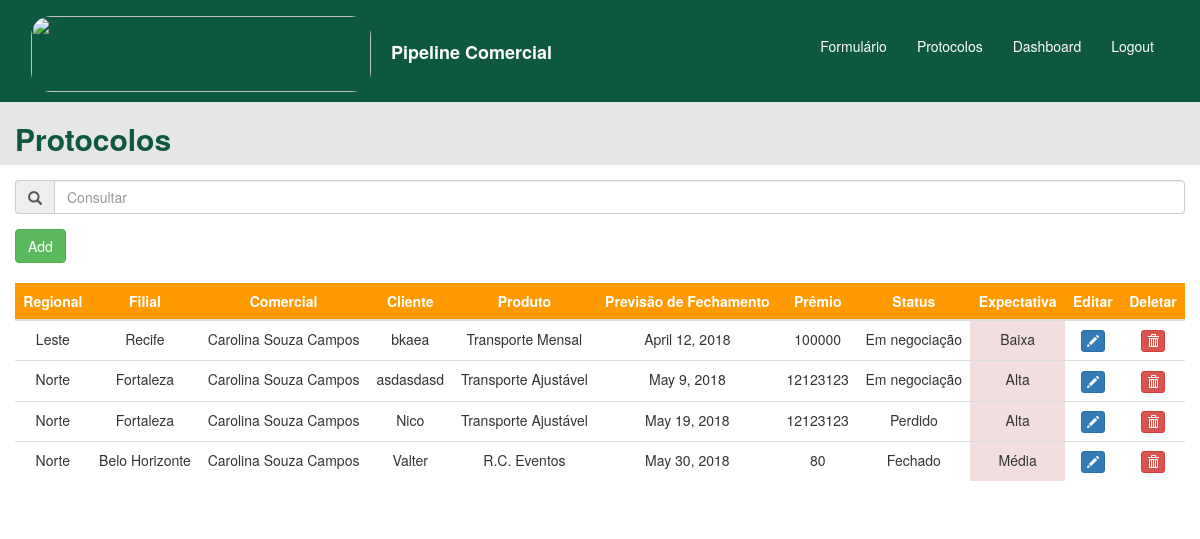
Page /protocolos/ on the earlier database version.
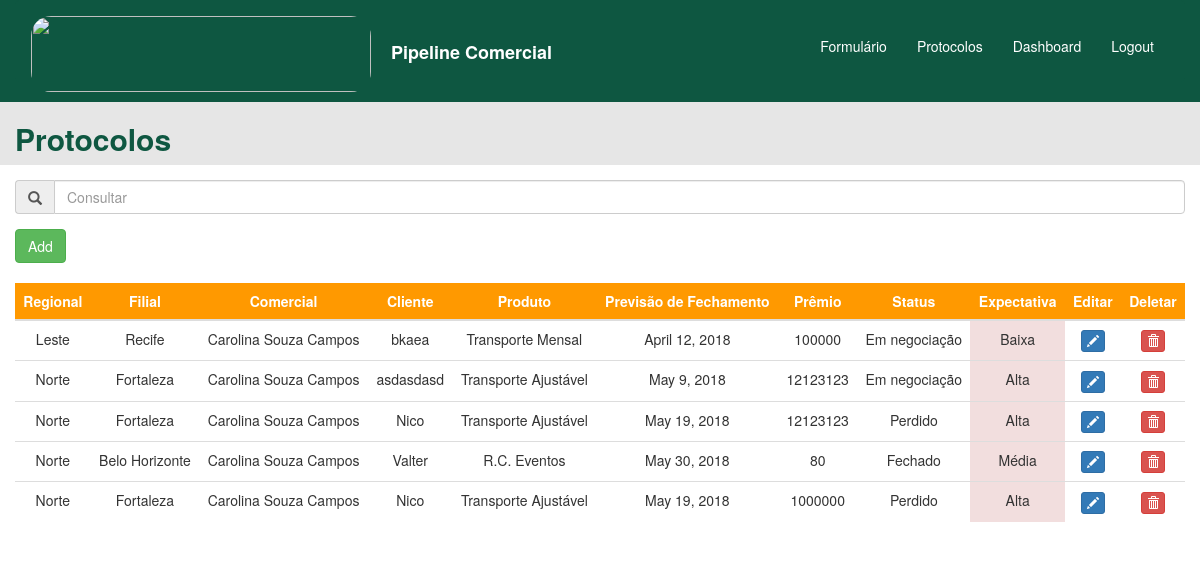
Same page on the later database version.
### home/models.py (models this page shows)
class Protocolos(models.Model):
    regional = models.ForeignKey(Regional, on_delete=models.CASCADE)
    filial = models.ForeignKey(Filial, on_delete=models.CASCADE)
    comercial = models.ForeignKey(Comercial, on_delete=models.CASCADE)
    corretor = models.CharField(max_length=250)
    primeira_cotacao = models.BooleanField()
    produto = models.ForeignKey(Produto, on_delete=models.CASCADE)
    cliente = models.CharField(max_length=250)
    premio = models.IntegerField()
    ultima_alteracao = models.DateField(auto_now=True)
    recebimento = models.DateField()
    vencimento = models.DateField()
    fechamento = models.DateField()
    tipo_de_seguro = models.ForeignKey(TipodeSeguro, on_delete=models.CASCADE)
    expectativa = models.ForeignKey(Expectativa, on_delete=models.CASCADE)
    status = models.ForeignKey(Status, on_delete=models.CASCADE)
    subscritor = models.CharField(max_length=250)
    motivo_perda = models.ForeignKey(MotivoPerda, on_delete=models.CASCADE, null=True, blank=True)
    congenere = models.ForeignKey(Congenere, on_delete=models.CASCADE, null=True, blank=True)
    comentario_perda = models.CharField(max_length=250, null=True, blank=True)
    historico_1 = models.CharField(max_length=4000, null=True, blank=True)
    historico_2 = models.CharField(max_length=4000, null=True, blank=True)
    historico_3 = models.CharField(max_length=4000, null=True, blank=True)
    historico_4 = models.CharField(max_length=4000, null=True, blank=True)
    historico_5 = models.CharField(max_length=4000, null=True, blank=True)
    historico_6 = models.CharField(max_length=4000, null=True, blank=True)
    historico_7 = models.CharField(max_length=4000, null=True, blank=True)
    historico_8 = models.CharField(max_length=4000, null=True, blank=True)
    historico_9 = models.CharField(max_length=4000, null=True, blank=True)
    historico_10 = models.CharField(max_length=4000, null=True, blank=True)

class Regional(models.Model):
    regional = models.CharField(max_length=200)
    def __str__(self):
        return self.regional

class Filial(models.Model):
    filial = models.CharField(max_length=200)
    def __str__(self):
        return self.filial

class Comercial(models.Model):
    comercial = models.CharField(max_length=200)
    def __str__(self):
        return self.comercial

class Produto(models.Model):
    produto = models.CharField(max_length=200)
    def __str__(self):
        return self.produto

class Status(models.Model):
    status = models.CharField(max_length=200)
    def __str__(self):
        return self.status

class Expectativa(models.Model):
    expectativa = models.CharField(max_length=200)
    def __str__(self):
        return self.expectativa

### protocolos/views.py (the view)
# urls.py: url(r'^protocolos/', include('protocolos.urls'), name='protocolos'),
def protocolos(request):
    protocolos = Protocolos.objects.all()
    print(protocolos)
    return render(request, 'protocolos/protocolos_base.html', {'protocolos': protocolos})

### templates/protocolos/protocolos_base.html (shortened to what this page needs)
<!DOCTYPE html>
    <html lang="pt">
        {% block content %}
        <head>
            <link rel="stylesheet" href="https://maxcdn.bootstrapcdn.com/bootstrap/3.3.7/css/bootstrap.css">
            <link rel="stylesheet" href="https://cdnjs.cloudflare.com/ajax/libs/bootstrap-datepicker/1.4.1/css/bootstrap-datepicker3.css"/>
        </head>
        <body>
            <div class="container-fluid" style="background-color: #0e5741">
                <nav class="navbar navbar-default" style="background-color: #0e5741;border-color: #0e5741;">
                    <div class="container-fluid">
                        {% load static %}
                        <a class="navbar-brand" href="{% url 'home' %}" style="text-decoration: none"><img src="https://www.berkley.com.br/Institucional/img/logo.png" style="display: inline-block;border-radius: 20px" alt="" width="340" height="76"><strong style="color: #ffffff"><p style="display: inline-block; margin-left:20px">Pipeline Comercial</p></strong></a>
                        <div id="navbar" class="navbar-collapse collapse" aria-expanded="false" style="border-width: 0px";>
                            <ul class="nav navbar-nav navbar-right" style="padding-top: 10px">
                                <li class="active">
                                    <a href="{% url 'home' %}" style="background-color: #0e5741"><p style="padding-top: 10px; color: #ffffff">Formulário</p></a>
                                <li class="active">
                                    <a href="{% url 'protocolos' %}" style="background-color: #0e5741"><p style="padding-top: 10px; color: #ffffff">Protocolos</p></a>
                                <li class="active">
                                    <a href="{% url 'dashboard' %}" style="background-color: #0e5741"><p style="padding-top: 10px; color: #ffffff">Dashboard</p></a>
                                <li class="active">
                                    <a href="{% url 'logout' %}" style="background-color: #0e5741"><p style="padding-top: 10px; color: #ffffff">Logout</p></a>
                                </li>
                                </li>
                            </ul>
                        </div>
                    </div>
                </nav>
                    {% include 'protocolos/includes/protocolos_include.html' %}
            </div>
        </body>
        {% endblock %}
    </html>

### templates/protocolos/includes/protocolos_include.html (shortened to what the changed rows need)
{% block content %}
    <div class="row" style="background-color: #e6e6e6">
    <h2 class="display-1" style="color: #0e5741; padding-left: 15px"> <strong>Protocolos</strong> </h2>
    </div>
        <div class="row">
            <div class="col-sm-12" style="padding-top: 5px; padding-bottom: 10px;background-color: #ffffff">
                <form method="post" action="/protocolos/delete/">
                <table id="full-table" class="table table-hover" style="background-color: #ffffff;">
                    <thead class="thead-dark" style="background-color: #ff9900;">
                        <tr>
                        <th onclick="sortTable(0)" class="text-center" style="color: #ffffff" scope="col">Regional<img style="width: 20px; height: 20px; display: none" src="#"></th>
                        <th onclick="sortTable(1)" class="text-center" style="color: #ffffff" scope="col">Filial<img style="width: 20px; height: 20px; display: none" src="#"></th>
                        <th onclick="sortTable(2)" class="text-center" style="color: #ffffff" scope="col">Comercial<img style="width: 20px; height: 20px; display: none" src="#"></th>
                        <th onclick="sortTable(3)" class="text-center" style="color: #ffffff" scope="col">Cliente<img style="width: 20px; height: 20px; display: none" src="#"></th>
                        <th onclick="sortTable(4)" class="text-center" style="color: #ffffff" scope="col">Produto<img style="width: 20px; height: 20px; display: none" src="#"></th>
                        <th onclick="sortTable(5)" class="text-center" style="color: #ffffff" scope="col">Previsão de Fechamento<img style="width: 20px; height: 20px; display: none" src="#"></th>
                        <th onclick="sortTable(6)" class="text-center" style="color: #ffffff" scope="col">Prêmio<img style="width: 20px; height: 20px; display: none" src="#"></th>
                        <th onclick="sortTable(7)" class="text-center" style="color: #ffffff" scope="col">Status<img style="width: 20px; height: 20px; display: none" src="#"></th>
                        <th onclick="sortTable(8)" class="text-center" style="color: #ffffff" scope="col">Expectativa<img style="width: 20px; height: 20px; display: none" src="#"></th>
                        <th class="text-center" style="color: #ffffff" scope="col">Editar</th>
                        <th class="text-center" style="color: #ffffff" scope="col">Deletar</th>
                        </tr>
                    </thead>
                    <tbody id="tabela">
                        {% for protocolo in protocolos %}
                        <tr class="clickable-row" name="table-row" onclick="window.location='/home/{{ protocolo.id }}'">
                            <td style="text-align: center">{{ protocolo.regional }}</td>
                            <td style="text-align: center">{{ protocolo.filial }}</td>
                            <td style="text-align: center">{{ protocolo.comercial }}</td>
                            <td style="text-align: center">{{ protocolo.cliente }}</td>
                            <td style="text-align: center">{{ protocolo.produto }}</td>
                            <td style="text-align: center">{{ protocolo.fechamento }}</td>
                            <td style="text-align: center" id="premio" name="premio">{{ protocolo.premio }}</td>
                            <td style="text-align: center">{{ protocolo.status }}</td>
                            <td style="text-align: center" class="danger" name="expectativa">{{ protocolo.expectativa }}</td>
                            <td style="text-align: center"><button type="button" class="btn btn-primary btn-xs" data-title="Edit" data-toggle="modal" data-target="#edit" ><span class="glyphicon glyphicon-pencil"></span></button></td>
                            <td style="text-align: center"><button name="delete" class="btn btn-danger btn-xs" value="{{ protocolo.id }}" data-title="Delete" data-toggle="modal" data-target="#delete" ><span class="glyphicon glyphicon-trash"></span></button></td>
                        </tr>
                        {% endfor %}
                    </tbody>
                </table>
            </form>
            </div>
        </div>
{% endblock %}

Differences in the rows shown:
added Protocolos: regional "Norte", filial "Fortaleza", comercial "Carolina Souza Campos", cliente "Nico", produto "Transporte Ajustável", fechamento "May 19, 2018", premio "1000000", status "Perdido", expectativa "Alta", {{ protocolo.id }} 8 (drawn)
